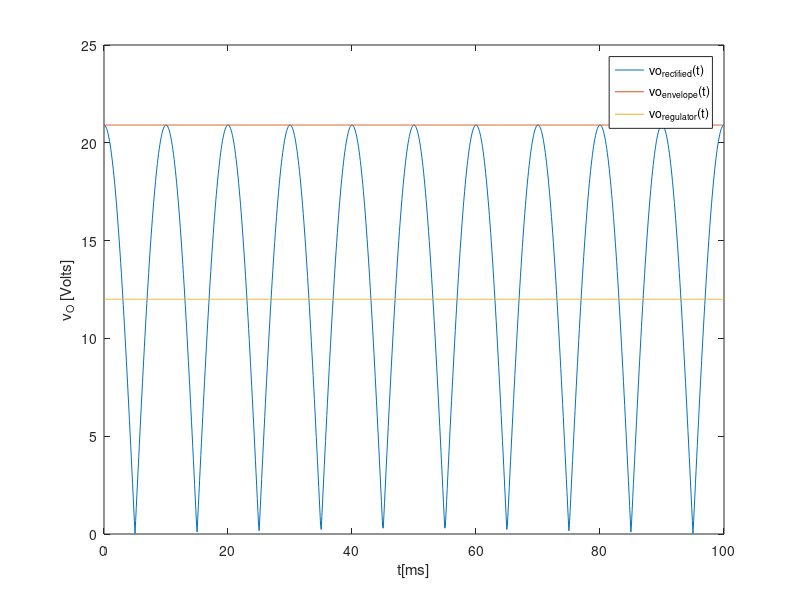
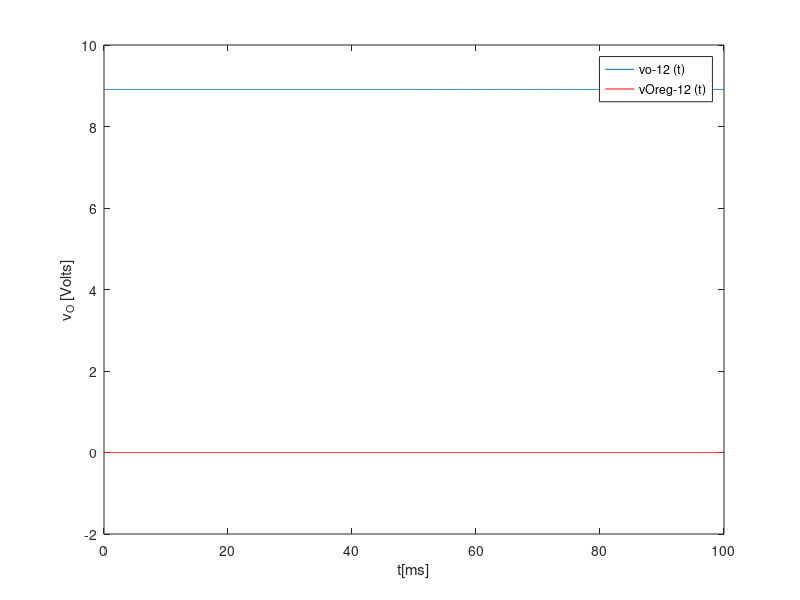

The MATLAB source for these figures, in order:
%Lab3                                                  Academic Year 2020/2021
%                                                            TCFE
%Authors:
%Joana Matos, 95799
%Ricardo Abreu, 95842
%Vasco Emídio, 95856
%MEAer
close all 
clear all

format long;

%---------------------Primary Circuit (given data)------------------------------
f=50;
T=1/f;
Vin = 230;

%--------------------Secondary Circuit (chosen data)----------------------------
R1 = 60000;
R2 = 63000;
C = 0.150;

%%%%%%%%%%%%%%%%%%%%%%%%%%%%%TABELA COM VALORES POR NO REPORT E LIDA NO NGSPICE--------------------------------------------------------------------------------

%-----------------------Transformer---------------------------------------------
n = 11;
A = Vin/n;

%-----------------------Envelope Detector---------------------------------------
t=linspace(0, 10*(T/2), 1000);
w=2*pi*f;

vs = A*cos(w*t);

vfr = zeros(1, length(t));     %Full-wave rectifier

  for i=1:length(t)
    vfr(i) = abs(vs(i));
  endfor

venv = zeros(1, length(t));   %Envelope Voltage

tOFF = (1/w) * atan(1/(w*R1*C));               %tOFF
vOexp = A*cos(w*tOFF)*exp(-(t-tOFF)/(R1*C));   %exponencial


for i=1:length(t)                               %Envelope Voltage
	if t(i) < tOFF
	  venv(i) = vfr(i);

	elseif vOexp(i) > vfr(i)
    venv(i) = vOexp(i);
    
	else
	  tOFF = tOFF + 1/(f*2);
    vOexp = A*abs(cos(w*tOFF))*exp(-(t-tOFF)/(R1*C));
    venv(i) = vfr(i);
	 endif
endfor
	
average = mean(venv)
ripple_env = max(venv) - min(venv)
average_env = ripple_env/2 + min(venv)

printf ("Envelope_TAB\n");
printf ("Ripple Envelope = %e \n", ripple_env);
printf ("Average Envelope = %e \n", average_env);
printf ("Envelope_END\n\n");

%-----------------------Voltage Regulator---------------------------------------
num_diode = 20;
VOn = 0.6;

vOreg = zeros(1, length(t));
dc_vOreg = 0;
ac_vOreg = zeros(1, length(t));
	
%dc component regulator
if average_env >= VOn*num_diode
  dc_vOreg = VOn*num_diode;
else
  dc_vOreg = average_env;
endif
	
  
%ac component regulator
vt = 0.025;
Is = 1e-14;
eta = 1;

rd = eta*vt/(Is*exp(VOn/(eta*vt)));

ac_vOreg = ((num_diode*rd)/(num_diode*rd +R2))*(venv-average_env);

vOreg = dc_vOreg+ac_vOreg;

%plots of the values
	
%output voltages at rectifier, envelope detector and regulator

%figure 1
%fig1 = figure(1);
%title("Regulator and envelope output voltage v_o(t)")
%plot (t*1000,venv, ";vo_{envelope}(t);");
%xlabel ("t[ms]")
%ylabel ("v_O [Volts]")
%legend('Location','northeast');
%print (fig1, "all_vout.eps", "-depsc");


fig1 = figure(1);
title("Envelope and regulator output voltages")
plot (t*1000, vfr, ";vo_{rectified}(t);", t*1000,venv, ";vo_{envelope}(t);", t*1000,vOreg, ";vo_{regulator}(t);");
xlabel ("t[ms]")
ylabel ("v_O [Volts]")
legend('Location','northeast');
print (fig1, "vout_reg_env.eps", "-depsc");
	
%Deviations (vOenv - 12) 
fig2 = figure(2);
title("Defletion from the wanted DC voltage")
plot (t*1000,venv-12, ";vo-12 (t);",t*1000,vOreg-12,"color","r",";vOreg-12 (t);");
xlabel ("t[ms]")
ylabel ("v_O [Volts]")
legend('Location','northeast');
print (fig2, "defletion.eps", "-depsc");
	
average_reg = mean(vOreg);
ripple_reg = max(vOreg)-min(vOreg);

printf ("RippleRegulator = %e \n", ripple_reg);
printf ("AverageRegulator= %e \n\n", average_reg);

total_cost = ((R1+R2)/1000)+C*1000000+((num_diode+4)*0.1);
merit=1/(total_cost*(ripple_reg+abs(average_reg-12)+10e-6));

printf ("Total cost of the components = %e \n", total_cost);
printf ("Merit= %e \n", merit);
	
%-------------------------plots-------------------------------------------------
